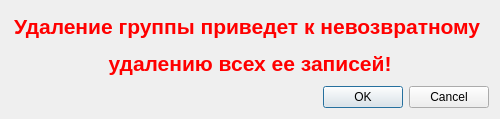
<?xml version="1.0" encoding="UTF-8"?>
<ui version="4.0">
 <class>DeleteGroupWarning</class>
 <widget class="QDialog" name="DeleteGroupWarning">
  <property name="geometry">
   <rect>
    <x>0</x>
    <y>0</y>
    <width>500</width>
    <height>119</height>
   </rect>
  </property>
  <property name="windowTitle">
   <string>Предупреждение</string>
  </property>
  <layout class="QGridLayout" name="gridLayout">
   <item row="0" column="0">
    <layout class="QVBoxLayout" name="verticalLayout">
     <item>
      <widget class="QLabel" name="label">
       <property name="text">
        <string>&lt;html&gt;&lt;head/&gt;&lt;body&gt;&lt;p align=&quot;center&quot;&gt;&lt;span style=&quot; font-size:16pt; font-weight:700; color:#ff0000;&quot;&gt;Удаление группы приведет к невозвратному &lt;/span&gt;&lt;/p&gt;&lt;p align=&quot;center&quot;&gt;&lt;span style=&quot; font-size:16pt; font-weight:700; color:#ff0000;&quot;&gt;удалению всех ее записей!&lt;/span&gt;&lt;/p&gt;&lt;/body&gt;&lt;/html&gt;</string>
       </property>
      </widget>
     </item>
     <item>
      <widget class="QDialogButtonBox" name="buttonBox">
       <property name="orientation">
        <enum>Qt::Horizontal</enum>
       </property>
       <property name="standardButtons">
        <set>QDialogButtonBox::Cancel|QDialogButtonBox::Ok</set>
       </property>
      </widget>
     </item>
    </layout>
   </item>
  </layout>
 </widget>
 <resources/>
 <connections>
  <connection>
   <sender>buttonBox</sender>
   <signal>accepted()</signal>
   <receiver>DeleteGroupWarning</receiver>
   <slot>accept()</slot>
   <hints>
    <hint type="sourcelabel">
     <x>248</x>
     <y>254</y>
    </hint>
    <hint type="destinationlabel">
     <x>157</x>
     <y>274</y>
    </hint>
   </hints>
  </connection>
  <connection>
   <sender>buttonBox</sender>
   <signal>rejected()</signal>
   <receiver>DeleteGroupWarning</receiver>
   <slot>reject()</slot>
   <hints>
    <hint type="sourcelabel">
     <x>316</x>
     <y>260</y>
    </hint>
    <hint type="destinationlabel">
     <x>286</x>
     <y>274</y>
    </hint>
   </hints>
  </connection>
 </connections>
</ui>
